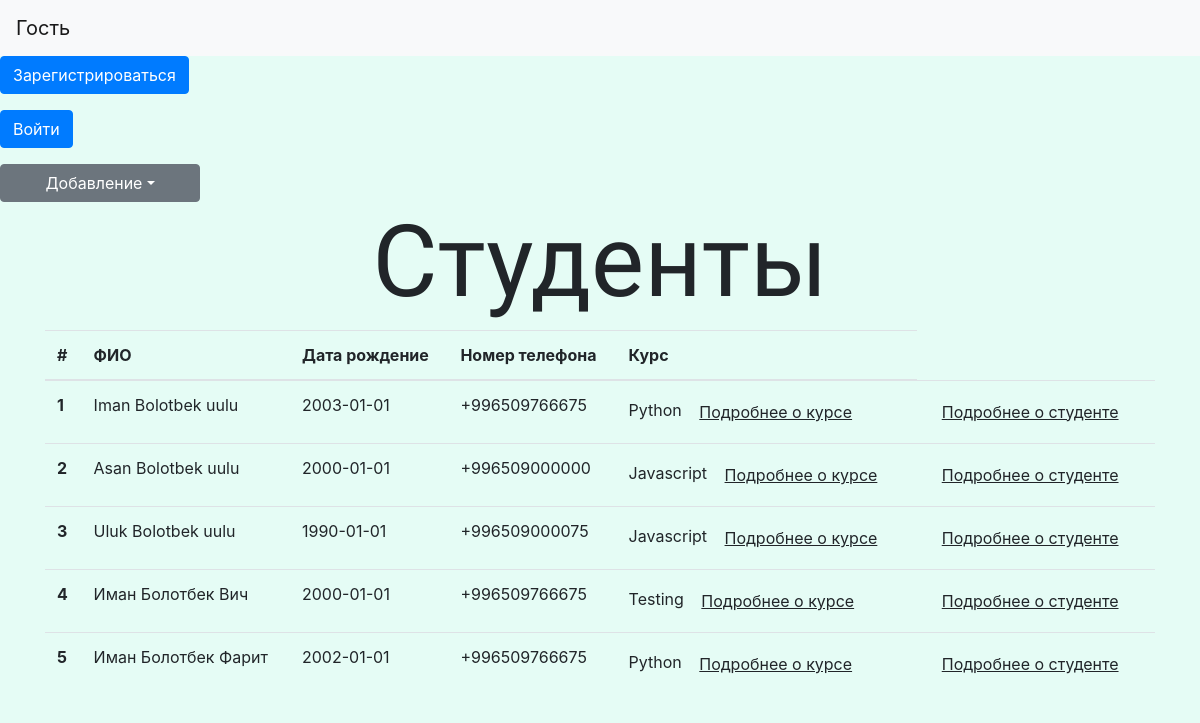
The page / on the database its author committed.
### app/models.py (models this page shows, shortened)
class Student(db.Model):
    id = db.Column(db.Integer,primary_key=True)
    name = db.Column(db.String)
    birth_date = db.Column(db.Date)
    phone = db.Column(db.String)
    course = db.relationship(Course, backref=db.backref('student', lazy='dynamic'))
    course_id = db.Column(db.Integer, db.ForeignKey('course.id'))

class Course(db.Model):
    id = db.Column(db.Integer, primary_key=True)
    name = db.Column(db.String)
    duration = db.Column(db.String)
    mentor = db.relationship(Mentor, backref=db.backref('course', lazy='dynamic'))
    mentor_id = db.Column(db.Integer, db.ForeignKey('mentor.id'))
    def __repr__(self):
        return self.name

### app/views.py (the view)
def students_list():
    students = models.Student.query.all()
    return render_template('students_list.html',students=students)

### app/templates/students_list.html (shortened to what this page needs)
{% extends 'base.html' %}
{% block content %}
<div class="btn-group" role="group">
   <button style="width: 200px;" type="button" class="btn btn-secondary dropdown-toggle" data-toggle="dropdown" aria-expanded="false">Добавление</button>
  </div>
<div class="container">
  <h1 style="font-family: 'Rubik Glitch', cursive; font-size: 100px" class="text-center">Студенты</h1>
<table  class="table table-hover">
    <thead>
      <tr>
        <th scope="col">#</th>
        <th scope="col">ФИО</th>
        <th scope="col">Дата рождение</th>
        <th scope="col">Номер телефона</th>
          <th scope="col">Курс</th>
      </tr>
    </thead>
    <tbody>
    {% for student in students %}
      <tr>
        <th scope="row">{{ student.id }}</th>
        <td>{{ student.name }}</td>
        <td>{{ student.birth_date }}</td>
          <td>{{ student.phone }}</td>
        <td>{{ student.course }}
        <a style="text-decoration: underline;" class="btn btn-outline" href="{{ url_for('course_detail',id=student.course.id) }}">Подробнее о курсе</a>
        </td>
        <td><a style="text-decoration: underline;" class="btn btn-outline" href="{{ url_for('student_detail',id=student.id) }}">Подробнее о студенте</a></td>
          {% endfor %}
      </tr>
    </tbody>
  </table>
</div>
{% endblock content %}

### app/templates/base.html (shortened to what this page needs)
<!doctype html>
<html lang="en">
  <head>
    <link rel="stylesheet" href="https://cdn.jsdelivr.net/npm/bootstrap@4.6.2/dist/css/bootstrap.min.css">
  </head>
  <body style="background: #E5FCF5; background-image: url({{ url_for( 'static', filename='photo.png') }}); background-repeat: no-repeat;
  background-position: center center;
  background-attachment: fixed;
  -webkit-background-size: cover;
  -moz-background-size: cover;
  -o-background-size: cover;
  background-size: cover;">
  {% if current_user.is_authenticated %}
  <nav class="navbar navbar-light bg-light">
  <a class="navbar-brand" href="#">{{ current_user }}</a>
</nav>
  {% else %}
    <nav class="navbar navbar-light bg-light">
  <a class="navbar-brand" href="#">Гость</a>
</nav>
  {% endif %}
   {% if current_user.is_authenticated %}
  <p style="text-align: left;"><a class="btn btn-primary" href="{{ url_for('logout') }}">Выйти из ученной записи</a></p>
  {% else %}
    <p style="text-align: left"><a class="btn btn-primary" href="{{ url_for('register') }}">Зарегистрироваться</a></p>
    <p style="text-align: left"><a class="btn btn-primary" href="{{ url_for('login') }}">Войти</a></p>
  {% endif %}
    {% block content %}
    {% endblock content %}
  </body>
</html>

### rows shown on the page
Student: id "1", name "Iman Bolotbek uulu", birth_date "2003-01-01", phone "+996509766675", course "Python"
Student: id "2", name "Asan Bolotbek uulu", birth_date "2000-01-01", phone "+996509000000", course "Javascript"
Student: id "3", name "Uluk Bolotbek uulu", birth_date "1990-01-01", phone "+996509000075", course "Javascript"
Student: id "4", name "Иман Болотбек Вич", birth_date "2000-01-01", phone "+996509766675", course "Testing"
Student: id "5", name "Иман Болотбек Фарит", birth_date "2002-01-01", phone "+996509766675", course "Python"
